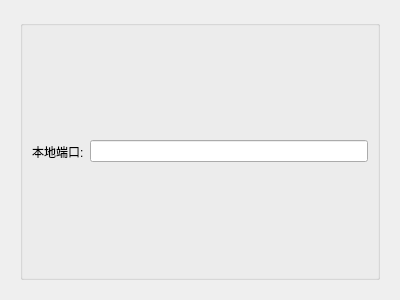
<?xml version="1.0" encoding="UTF-8"?>
<ui version="4.0">
 <class>SetPortWindow</class>
 <widget class="QWidget" name="SetPortWindow">
  <property name="geometry">
   <rect>
    <x>0</x>
    <y>0</y>
    <width>400</width>
    <height>300</height>
   </rect>
  </property>
  <property name="windowTitle">
   <string>Form</string>
  </property>
  <layout class="QGridLayout" name="gridLayout">
   <item row="0" column="0">
    <widget class="QWidget" name="widget" native="true">
     <layout class="QGridLayout" name="gridLayout_2">
      <item row="0" column="0">
       <widget class="QGroupBox" name="groupBox">
        <property name="title">
         <string/>
        </property>
        <layout class="QHBoxLayout" name="horizontalLayout">
         <item>
          <widget class="QLabel" name="label">
           <property name="text">
            <string>本地端口:</string>
           </property>
          </widget>
         </item>
         <item>
          <widget class="QLineEdit" name="lineEditPort"/>
         </item>
        </layout>
       </widget>
      </item>
     </layout>
    </widget>
   </item>
  </layout>
 </widget>
 <resources/>
 <connections/>
</ui>
